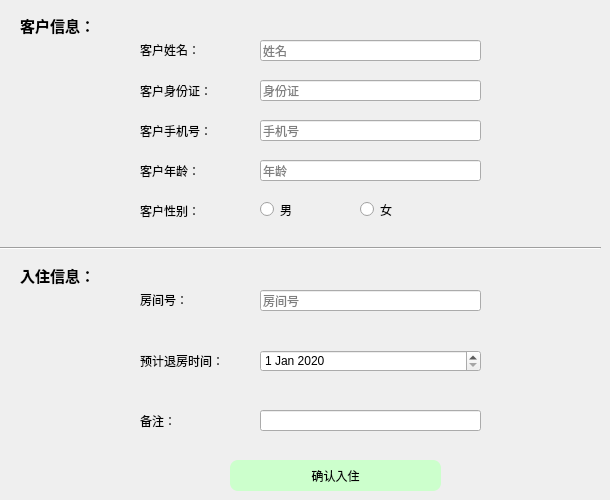
      <widget class="QWidget" name="page_6">
       <widget class="Line" name="line_4">
        <property name="geometry">
         <rect>
          <x>0</x>
          <y>240</y>
          <width>601</width>
          <height>16</height>
         </rect>
        </property>
        <property name="orientation">
         <enum>Qt::Horizontal</enum>
        </property>
       </widget>
       <widget class="QLabel" name="label">
        <property name="geometry">
         <rect>
          <x>20</x>
          <y>10</y>
          <width>91</width>
          <height>31</height>
         </rect>
        </property>
        <property name="font">
         <font>
          <family>FontAwesome</family>
          <pointsize>11</pointsize>
          <weight>75</weight>
          <bold>true</bold>
         </font>
        </property>
        <property name="text">
         <string>客户信息：</string>
        </property>
       </widget>
       <widget class="QLabel" name="label_3">
        <property name="geometry">
         <rect>
          <x>20</x>
          <y>260</y>
          <width>91</width>
          <height>31</height>
         </rect>
        </property>
        <property name="font">
         <font>
          <family>FontAwesome</family>
          <pointsize>11</pointsize>
          <weight>75</weight>
          <bold>true</bold>
         </font>
        </property>
        <property name="text">
         <string>入住信息：</string>
        </property>
       </widget>
       <widget class="QLineEdit" name="cname">
        <property name="geometry">
         <rect>
          <x>260</x>
          <y>40</y>
          <width>221</width>
          <height>21</height>
         </rect>
        </property>
        <property name="placeholderText">
         <string>姓名</string>
        </property>
       </widget>
       <widget class="QLabel" name="label_13">
        <property name="geometry">
         <rect>
          <x>140</x>
          <y>110</y>
          <width>101</width>
          <height>41</height>
         </rect>
        </property>
        <property name="styleSheet">
         <string notr="true">font: 9pt &quot;FontAwesome&quot;;</string>
        </property>
        <property name="text">
         <string>客户手机号：</string>
        </property>
       </widget>
       <widget class="QLineEdit" name="cphone">
        <property name="geometry">
         <rect>
          <x>260</x>
          <y>120</y>
          <width>221</width>
          <height>21</height>
         </rect>
        </property>
        <property name="placeholderText">
         <string>手机号</string>
        </property>
       </widget>
       <widget class="QLabel" name="label_9">
        <property name="geometry">
         <rect>
          <x>140</x>
          <y>30</y>
          <width>101</width>
          <height>40</height>
         </rect>
        </property>
        <property name="styleSheet">
         <string notr="true">font: 9pt &quot;FontAwesome&quot;;</string>
        </property>
        <property name="text">
         <string>客户姓名：</string>
        </property>
       </widget>
       <widget class="QLabel" name="label_11">
        <property name="geometry">
         <rect>
          <x>140</x>
          <y>70</y>
          <width>101</width>
          <height>41</height>
         </rect>
        </property>
        <property name="styleSheet">
         <string notr="true">font: 9pt &quot;FontAwesome&quot;;</string>
        </property>
        <property name="text">
         <string>客户身份证：</string>
        </property>
       </widget>
       <widget class="QLineEdit" name="cid">
        <property name="geometry">
         <rect>
          <x>260</x>
          <y>80</y>
          <width>221</width>
          <height>21</height>
         </rect>
        </property>
        <property name="placeholderText">
         <string>身份证</string>
        </property>
       </widget>
       <widget class="QLabel" name="label_14">
        <property name="geometry">
         <rect>
          <x>140</x>
          <y>150</y>
          <width>101</width>
          <height>41</height>
         </rect>
        </property>
        <property name="styleSheet">
         <string notr="true">font: 9pt &quot;FontAwesome&quot;;</string>
        </property>
        <property name="text">
         <string>客户年龄：</string>
        </property>
       </widget>
       <widget class="QLabel" name="label_15">
        <property name="geometry">
         <rect>
          <x>140</x>
          <y>190</y>
          <width>101</width>
          <height>41</height>
         </rect>
        </property>
        <property name="styleSheet">
         <string notr="true">font: 9pt &quot;FontAwesome&quot;;</string>
        </property>
        <property name="text">
         <string>客户性别：</string>
        </property>
       </widget>
       <widget class="QLineEdit" name="cage">
        <property name="geometry">
         <rect>
          <x>260</x>
          <y>160</y>
          <width>221</width>
          <height>21</height>
         </rect>
        </property>
        <property name="placeholderText">
         <string>年龄</string>
        </property>
       </widget>
       <widget class="QLineEdit" name="crid">
        <property name="geometry">
         <rect>
          <x>260</x>
          <y>290</y>
          <width>221</width>
          <height>21</height>
         </rect>
        </property>
        <property name="text">
         <string/>
        </property>
        <property name="placeholderText">
         <string>房间号</string>
        </property>
       </widget>
       <widget class="QLabel" name="label_10">
        <property name="geometry">
         <rect>
          <x>140</x>
          <y>280</y>
          <width>101</width>
          <height>40</height>
         </rect>
        </property>
        <property name="styleSheet">
         <string notr="true">font: 9pt &quot;FontAwesome&quot;;</string>
        </property>
        <property name="text">
         <string>房间号：</string>
        </property>
       </widget>
       <widget class="QDateEdit" name="endtime">
        <property name="geometry">
         <rect>
          <x>260</x>
          <y>350</y>
          <width>221</width>
          <height>22</height>
         </rect>
        </property>
        <property name="dateTime">
         <datetime>
          <hour>0</hour>
          <minute>0</minute>
          <second>0</second>
          <year>2020</year>
          <month>1</month>
          <day>1</day>
         </datetime>
        </property>
       </widget>
       <widget class="QLabel" name="label_16">
        <property name="geometry">
         <rect>
          <x>140</x>
          <y>340</y>
          <width>121</width>
          <height>41</height>
         </rect>
        </property>
        <property name="styleSheet">
         <string notr="true">font: 9pt &quot;FontAwesome&quot;;</string>
        </property>
        <property name="text">
         <string>预计退房时间：</string>
        </property>
       </widget>
       <widget class="QLabel" name="label_17">
        <property name="geometry">
         <rect>
          <x>140</x>
          <y>400</y>
          <width>101</width>
          <height>41</height>
         </rect>
        </property>
        <property name="styleSheet">
         <string notr="true">font: 9pt &quot;FontAwesome&quot;;</string>
        </property>
        <property name="text">
         <string>备注：</string>
        </property>
       </widget>
       <widget class="QLineEdit" name="remark">
        <property name="geometry">
         <rect>
          <x>260</x>
          <y>410</y>
          <width>221</width>
          <height>21</height>
         </rect>
        </property>
        <property name="text">
         <string/>
        </property>
        <property name="placeholderText">
         <string/>
        </property>
       </widget>
       <widget class="QPushButton" name="commitCheckin">
        <property name="geometry">
         <rect>
          <x>230</x>
          <y>460</y>
          <width>211</width>
          <height>31</height>
         </rect>
        </property>
        <property name="styleSheet">
         <string notr="true">#commitCheckin{background:#CCFFCC;
border-radius:8px}
#commitCheckin:hover
{
background:#CCFF99
}</string>
        </property>
        <property name="text">
         <string>确认入住</string>
        </property>
       </widget>
       <widget class="QRadioButton" name="male">
        <property name="geometry">
         <rect>
          <x>260</x>
          <y>200</y>
          <width>81</width>
          <height>19</height>
         </rect>
        </property>
        <property name="text">
         <string>男</string>
        </property>
       </widget>
       <widget class="QRadioButton" name="female">
        <property name="geometry">
         <rect>
          <x>360</x>
          <y>200</y>
          <width>115</width>
          <height>19</height>
         </rect>
        </property>
        <property name="text">
         <string>女</string>
        </property>
       </widget>
      </widget>
